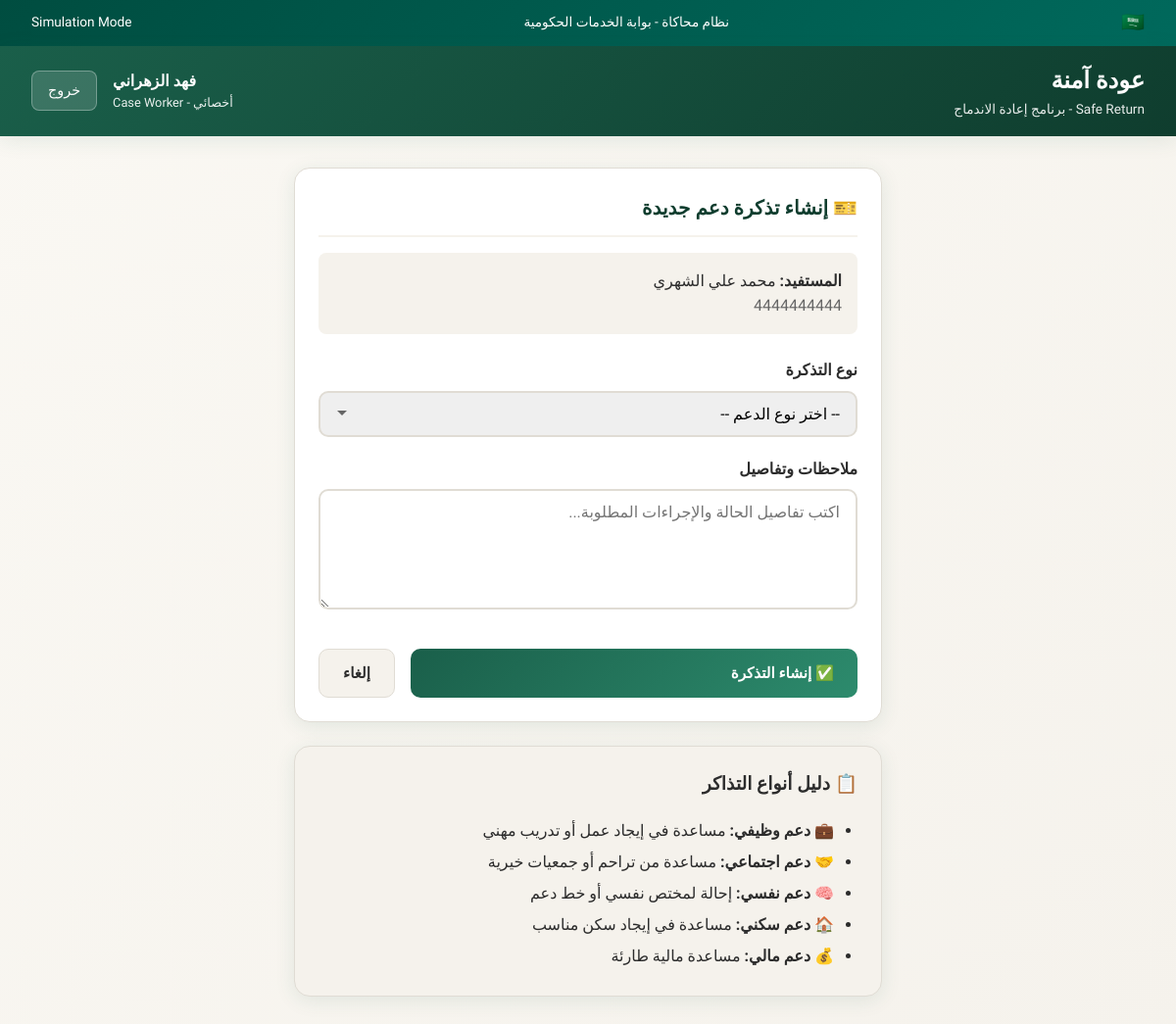
The page /caseworker/profile/4/ticket/ (signed in) on the database its author committed.
### core/models.py (models this page shows, shortened)
class User(models.Model):
    ROLE_CHOICES = [
        ('beneficiary', 'مستفيد - Beneficiary'),      # Released person
        ('case_worker', 'أخصائي - Case Worker'),      # Social worker
        ('admin', 'مدير - Admin'),                     # System admin
    ]
    national_id = models.CharField(
        max_length=10,
        unique=True,
        verbose_name='رقم الهوية الوطنية'
    )
    full_name = models.CharField(
        max_length=200,
        verbose_name='الاسم الكامل'
    )
    role = models.CharField(
        max_length=20,
        choices=ROLE_CHOICES,
        default='beneficiary',
        verbose_name='الدور'
    )
    phone = models.CharField(
        max_length=15,
        blank=True,
        verbose_name='رقم الجوال'
    )
    created_at = models.DateTimeField(auto_now_add=True)
    class Meta:
        verbose_name = 'مستخدم'
        verbose_name_plural = 'المستخدمون'

class ReleaseProfile(models.Model):
    RISK_LEVEL_CHOICES = [
        ('green', '🟢 أخضر - Green'),    # Low risk, stable
        ('yellow', '🟡 أصفر - Yellow'),  # Medium risk, needs monitoring
        ('red', '🔴 أحمر - Red'),        # High risk, needs intervention
    ]
    CITY_CHOICES = [
        ('riyadh', 'الرياض'),
        ('jeddah', 'جدة'),
        ('mecca', 'مكة المكرمة'),
        ('medina', 'المدينة المنورة'),
        ('dammam', 'الدمام'),
        ('khobar', 'الخبر'),
        ('taif', 'الطائف'),
        ('tabuk', 'تبوك'),
        ('other', 'أخرى'),
    ]
    user = models.OneToOneField(
        User,
        on_delete=models.CASCADE,
        related_name='release_profile',
        verbose_name='المستخدم'
    )
    release_date = models.DateField(
        verbose_name='تاريخ الإفراج'
    )
    end_of_followup_date = models.DateField(
        verbose_name='تاريخ انتهاء المتابعة'
    )
    risk_level = models.CharField(
        max_length=10,
        choices=RISK_LEVEL_CHOICES,
        default='green',
        verbose_name='مستوى الخطورة'
    )
    city = models.CharField(
        max_length=50,
        choices=CITY_CHOICES,
        default='riyadh',
        verbose_name='المدينة'
    )
    notes = models.TextField(
        blank=True,
        verbose_name='ملاحظات'
    )
    assigned_case_worker = models.ForeignKey(
        User,
        on_delete=models.SET_NULL,
        null=True,
        blank=True,
        related_name='assigned_profiles',
        limit_choices_to={'role': 'case_worker'},
        verbose_name='الأخصائي المسؤول'
    )
    is_completed = models.BooleanField(
        default=False,
        verbose_name='مكتمل'
    )
    created_at = models.DateTimeField(auto_now_add=True)
    updated_at = models.DateTimeField(auto_now=True)
    class Meta:
        verbose_name = 'ملف الإفراج'
        verbose_name_plural = 'ملفات الإفراج'
        ordering = ['-created_at']

### core/views.py (the view, shortened to what this page needs)
# urls.py: path('caseworker/profile/<int:profile_id>/ticket/', views.create_ticket, name='create_ticket'),
def create_ticket(request, profile_id):
    user = get_current_user(request)
    if not user or user.role not in ['case_worker', 'admin']:
        return redirect('login_select')
    profile = get_object_or_404(ReleaseProfile, id=profile_id)
    context = {
        'user': user,
        'profile': profile,
        'ticket_types': SupportTicket.TYPE_CHOICES,
    }
    return render(request, 'core/create_ticket.html', context)

### core/views.py (called while the page is built)
def get_current_user(request):
    user_id = request.session.get('user_id')
    if user_id:
        try:
            return User.objects.get(id=user_id)
        except User.DoesNotExist:
            pass
    return None

### core/templates/core/create_ticket.html (shortened to what this page needs)
{% extends 'core/base.html' %}
{% block content %}
<div style="max-width: 600px; margin: 0 auto;">
    <div class="card">
        <div class="card-header">
            <h2 class="card-title">🎫 إنشاء تذكرة دعم جديدة</h2>
        </div>
        <div style="background: var(--bg-light); padding: 1rem; border-radius: 8px; margin-bottom: 1.5rem;">
            <strong>المستفيد:</strong> {{ profile.user.full_name }}<br>
            <span style="color: var(--text-muted);">{{ profile.user.national_id }}</span>
        </div>
        <form method="post">
            <div class="form-group">
                <label class="form-label">نوع التذكرة</label>
                <select name="ticket_type" class="form-control" required>
                    <option value="">-- اختر نوع الدعم --</option>
                </select>
            </div>
            <div class="form-group">
                <label class="form-label">ملاحظات وتفاصيل</label>
                <textarea name="notes" class="form-control" rows="5"
                          placeholder="اكتب تفاصيل الحالة والإجراءات المطلوبة..."></textarea>
            </div>
            <div style="display: flex; gap: 1rem; margin-top: 2rem;">
                <button type="submit" class="btn btn-primary" style="flex: 1;">
                    ✅ إنشاء التذكرة
                </button>
                <a href="{% url 'profile_detail' profile.id %}" class="btn btn-secondary">
                    إلغاء
                </a>
            </div>
        </form>
    </div>
    <div class="card" style="background: var(--bg-light);">
        <h3 style="margin-bottom: 1rem;">📋 دليل أنواع التذاكر</h3>
        <ul style="padding-right: 1.5rem; line-height: 2;">
            <li><strong>💼 دعم وظيفي:</strong> مساعدة في إيجاد عمل أو تدريب مهني</li>
            <li><strong>🤝 دعم اجتماعي:</strong> مساعدة من تراحم أو جمعيات خيرية</li>
            <li><strong>🧠 دعم نفسي:</strong> إحالة لمختص نفسي أو خط دعم</li>
            <li><strong>🏠 دعم سكني:</strong> مساعدة في إيجاد سكن مناسب</li>
            <li><strong>💰 دعم مالي:</strong> مساعدة مالية طارئة</li>
        </ul>
    </div>
</div>
{% endblock %}

### core/templates/core/base.html (shortened to what this page needs)
<!DOCTYPE html>
<html lang="ar" dir="rtl">
<head>
</head>
<body>
    <div class="absher-banner">
        <span class="saudi-emblem">🇸🇦</span>
        <span>نظام محاكاة - بوابة الخدمات الحكومية</span>
        <span>Simulation Mode</span>
    </div>
    <header class="header">
        <div class="header-logo">
            <div>
                <h1>عودة آمنة</h1>
                <div class="subtitle">Safe Return - برنامج إعادة الاندماج</div>
            </div>
        </div>
        {% if user %}
        <div class="header-user">
            <div class="user-info">
                <div class="user-name">{{ user.full_name }}</div>
                <div class="user-role">{{ user.get_role_display }}</div>
            </div>
            <a href="{% url 'logout' %}" class="btn-logout">خروج</a>
        </div>
        {% endif %}
    </header>
    <main class="main-content">
        {% block content %}{% endblock %}
    </main>
</body>
</html>

### core/templates/core/base.html (style rules this page uses)
:root { --primary: #1a5f4a; --primary-light: #2d8b6d; --primary-dark: #0f3d2e; --secondary: #c9a227; --secondary-light: #e8c84a; --danger: #c0392b; --warning: #f39c12; --success: #27ae60; --bg-cream: #faf8f3; --bg-light: #f5f2ec; --text-dark: #2c2c2c; --text-muted: #666; --border: #e0dcd4; --shadow: rgba(26, 95, 74, 0.1); }
* { margin: 0; padding: 0; box-sizing: border-box; }
body { font-family: 'Tajawal', sans-serif; background: linear-gradient(135deg, var(--bg-cream) 0%, var(--bg-light) 100%); min-height: 100vh; color: var(--text-dark); line-height: 1.6; }
.header { background: linear-gradient(135deg, var(--primary) 0%, var(--primary-dark) 100%); color: white; padding: 1rem 2rem; display: flex; justify-content: space-between; align-items: center; box-shadow: 0 4px 20px var(--shadow); }
.header-logo { display: flex; align-items: center; gap: 1rem; }
.header-logo h1 { font-size: 1.5rem; font-weight: 800; }
.header-logo .subtitle { font-size: 0.85rem; opacity: 0.9; }
.header-user { display: flex; align-items: center; gap: 1rem; }
.header-user .user-info { text-align: left; }
.header-user .user-name { font-weight: 700; }
.header-user .user-role { font-size: 0.8rem; opacity: 0.9; }
.btn-logout { background: rgba(255,255,255,0.15); color: white; border: 1px solid rgba(255,255,255,0.3); padding: 0.5rem 1rem; border-radius: 8px; cursor: pointer; font-family: inherit; font-size: 0.9rem; transition: all 0.2s; text-decoration: none; }
.main-content { max-width: 1400px; margin: 0 auto; padding: 2rem; }
.card { background: white; border-radius: 16px; box-shadow: 0 4px 20px var(--shadow); padding: 1.5rem; margin-bottom: 1.5rem; border: 1px solid var(--border); }
.card-header { display: flex; justify-content: space-between; align-items: center; margin-bottom: 1rem; padding-bottom: 0.75rem; border-bottom: 2px solid var(--bg-light); }
.card-title { font-size: 1.25rem; font-weight: 700; color: var(--primary-dark); }
.btn { display: inline-flex; align-items: center; gap: 0.5rem; padding: 0.75rem 1.5rem; border-radius: 10px; font-family: inherit; font-size: 0.95rem; font-weight: 600; cursor: pointer; transition: all 0.2s; text-decoration: none; border: none; }
.btn-primary { background: linear-gradient(135deg, var(--primary) 0%, var(--primary-light) 100%); color: white; }
.btn-secondary { background: var(--bg-light); color: var(--text-dark); border: 1px solid var(--border); }
.form-group { margin-bottom: 1.25rem; }
.form-label { display: block; margin-bottom: 0.5rem; font-weight: 600; color: var(--text-dark); }
.form-control { width: 100%; padding: 0.75rem 1rem; border: 2px solid var(--border); border-radius: 10px; font-family: inherit; font-size: 1rem; transition: border-color 0.2s; }
select.form-control { appearance: none; background-repeat: no-repeat; background-position: left 1rem center; padding-left: 2.5rem; }
textarea.form-control { resize: vertical; min-height: 100px; }
.absher-banner { background: linear-gradient(135deg, #004d40 0%, #00695c 100%); color: white; padding: 0.5rem 2rem; font-size: 0.85rem; display: flex; justify-content: space-between; align-items: center; }
.absher-banner .saudi-emblem { font-size: 1.2rem; }

### rows shown on the page
User: full_name "فهد الزهراني", role "أخصائي - Case Worker"
ReleaseProfile: user.full_name "محمد علي الشهري", user.national_id "4444444444"
